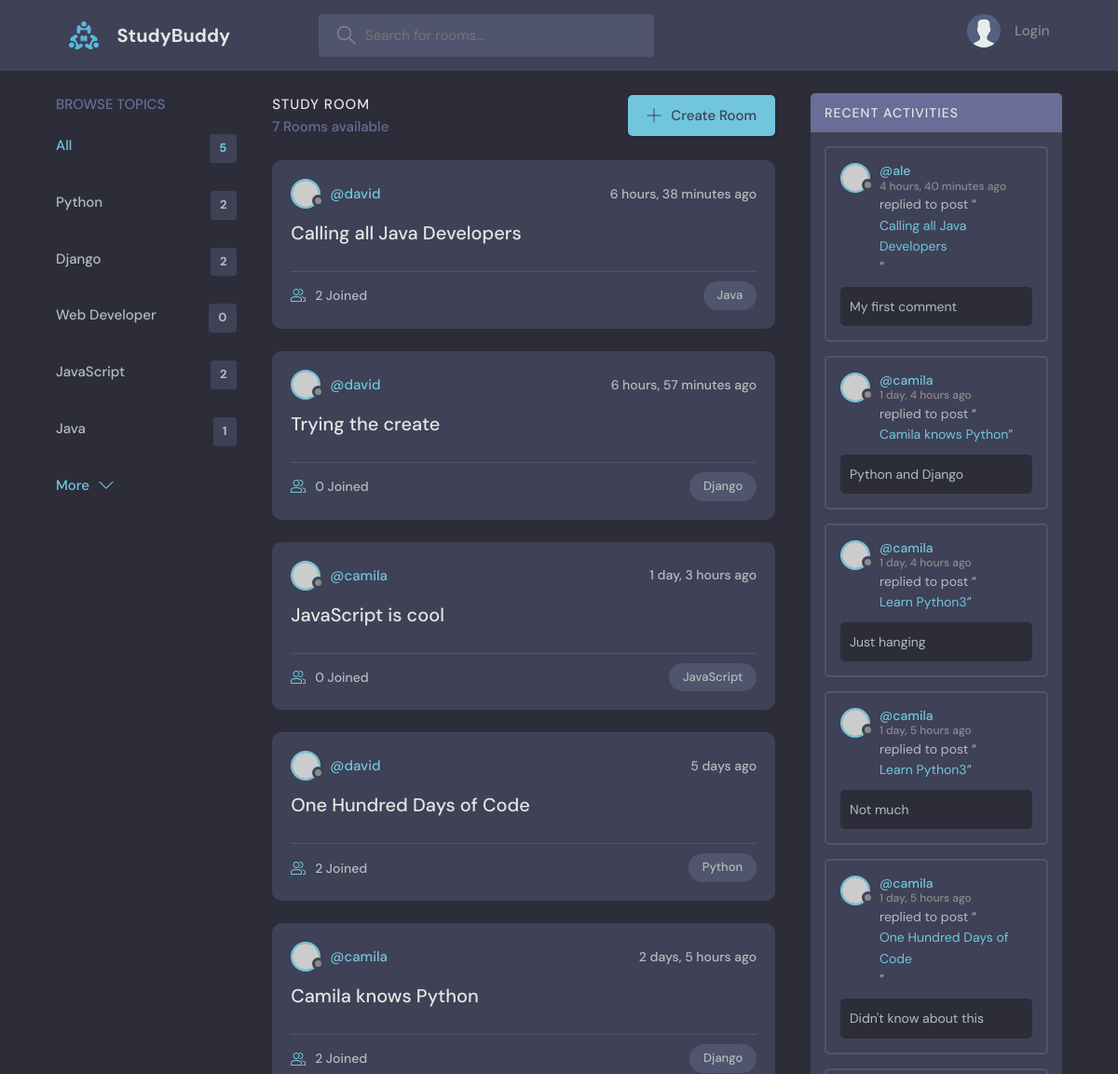
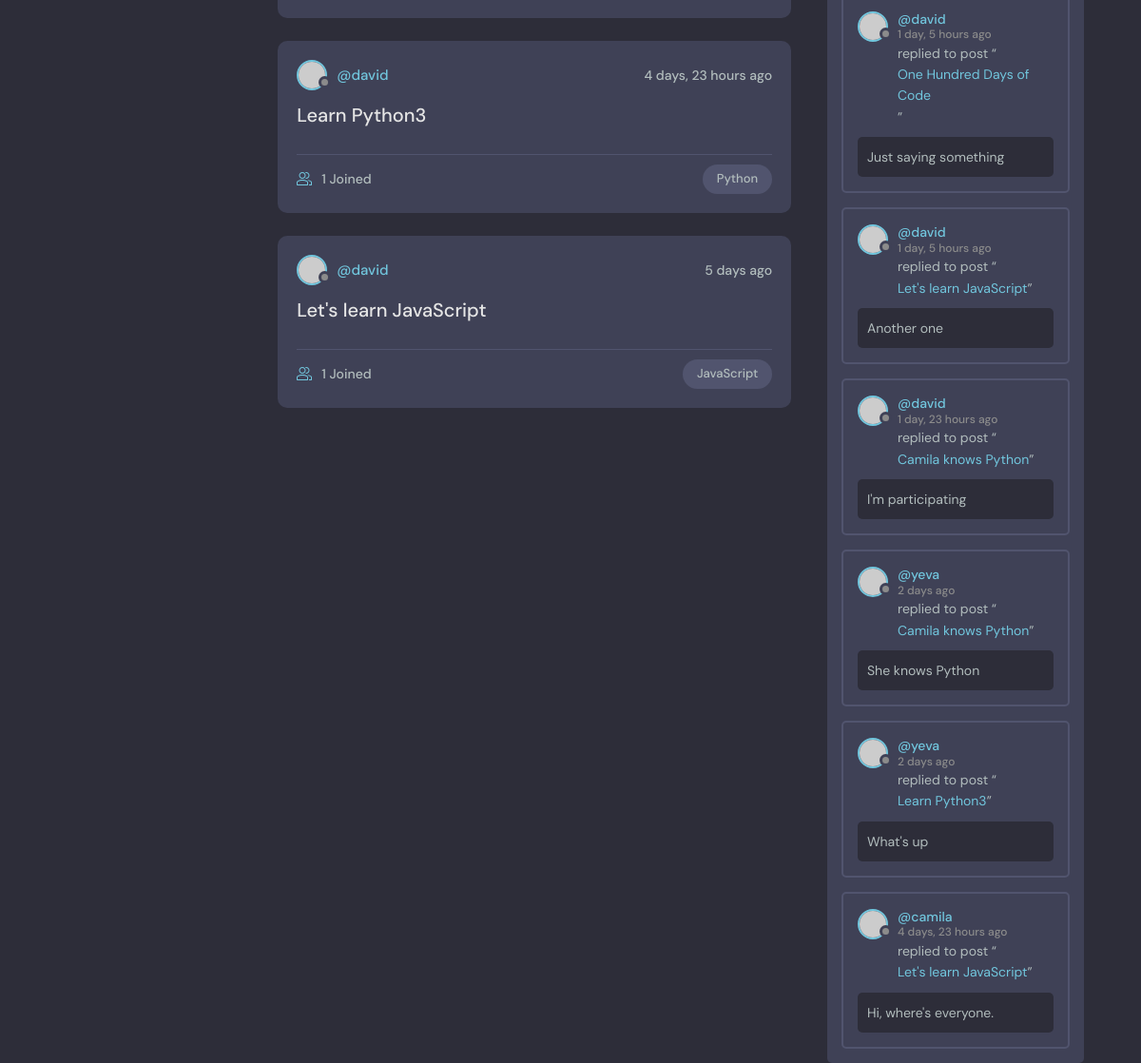
The page / on the database its author committed (2 pictures, top to bottom).
### base/models.py (models this page shows, shortened)
class Topic(models.Model):
    name = models.CharField(max_length=200)

class Room(models.Model):
    host = models.ForeignKey(User, on_delete=models.SET_NULL, null=True)
    topic = models.ForeignKey(Topic, on_delete=models.SET_NULL, null=True)
    name = models.CharField(max_length=200)
    description = models.TextField(null=True, blank=True)
    participants = models.ManyToManyField(User, related_name='participants', blank=True)
    updated = models.DateTimeField(auto_now=True)
    created = models.DateTimeField(auto_now_add=True)
    class Meta:
        ordering = ['-updated', '-created']
    def __str__(self):
        return self.name

class Message(models.Model):
    user = models.ForeignKey(User, on_delete=models.CASCADE)
    room = models.ForeignKey(Room, on_delete=models.CASCADE)
    body = models.TextField()
    updated = models.DateTimeField(auto_now=True)
    created = models.DateTimeField(auto_now_add=True)
    class Meta:
        ordering = ['-updated', '-created']

### base/views.py (the view)
# urls.py: path('', views.home, name='home'),
def home(request):
    q = request.GET.get('q') if request.GET.get('q') != None else ''
    rooms = Room.objects.filter(
        Q(topic__name__icontains=q) |
        Q(name__icontains=q ) |
        Q(description__icontains=q)
        )
    topics = Topic.objects.all()[0:5]
    room_count = rooms.count()
    room_messages = Message.objects.filter(Q(room__topic__name__icontains=q))
    context = {'rooms': rooms, 'topics': topics, 'room_count': room_count, 'room_messages': room_messages}
    return render(request, 'base/home.html', context)

### base/templates/base/home.html (shortened to what this page needs)
{% extends 'main.html' %}
{% block content %}
<main class="layout layout--3">
    <div class="container">
    {% include 'base/topics_component.html' %}
    <div class="roomList">
        <div class="roomList__header">
            <div>
                <h2>Study Room</h2>
                <p>{{room_count}} Rooms available</p>
            </div>
            <a class="btn btn--main" href="{% url 'create-room' %}">
                <svg version="1.1" xmlns="http://www.w3.org/2000/svg" width="32" height="32" viewBox="0 0 32 32">
                <title>add</title>
                <path
                    d="M16.943 0.943h-1.885v14.115h-14.115v1.885h14.115v14.115h1.885v-14.115h14.115v-1.885h-14.115v-14.115z"
                ></path>
                </svg>
                Create Room
            </a>
        </div>
        {% include 'base/feed_component.html' %}
    </div>
    {% include 'base/activity_component.html' %}
    </div>
</main>
{% endblock %}

### base/templates/base/topics_component.html
<div class="topics">
    <div class="topics__header">
    <h2>Browse Topics</h2>
    </div>
    <ul class="topics__list">
    <li>
        <a href="{% url 'home' %}" class="active">All <span>{{topics.count}}</span></a>
    </li>
    {% for topic in topics %}
    <li>
        <a href="{% url 'home' %}?q={{topic.name}}">{{topic.name}} <span>{{topic.room_set.all.count}}</span></a>
    </li>
    {% endfor %}
    </ul>
    <a class="btn btn--link" href="{% url 'topics' %}">
    More
    <svg version="1.1" xmlns="http://www.w3.org/2000/svg" width="32" height="32" viewBox="0 0 32 32">
        <title>chevron-down</title>
        <path d="M16 21l-13-13h-3l16 16 16-16h-3l-13 13z"></path>
    </svg>
    </a>
</div>

### base/templates/base/feed_component.html (shortened to what this page needs)
{% for room in rooms %}
<div class="roomListRoom">
    <div class="roomListRoom__header">
        <a href="{% url 'user-profile' room.host.id %}" class="roomListRoom__author">
        <div class="avatar avatar--small">
            <img src="https://randomuser.me/api/portraits/women/11.jpg" />
        </div>
        <span>@{{room.host.username}}</span>
        </a>
        <div class="roomListRoom__actions">
        <span>{{room.created|timesince}} ago</span>
        </div>
    </div>
    <div class="roomListRoom__content">
        <a href="{% url 'room' room.id %}">{{room.name}}</a>
    </div>
    <div class="roomListRoom__meta">
        <a href="{% url 'room' room.id %}" class="roomListRoom__joined">
        {{room.participants.all.count}} Joined
        </a>
        <p class="roomListRoom__topic">{{room.topic.name}}</p>
    </div>
</div>
{% endfor %}

### base/templates/base/activity_component.html (shortened to what this page needs)
<div class="activities">
    <div class="activities__header">
    <h2>Recent Activities</h2>
    </div>
    {% for message in room_messages %}
        <div class="activities__box">
        <div class="activities__boxHeader roomListRoom__header">
            <a href="{% url 'user-profile' message.user.id %}" class="roomListRoom__author">
            <div class="avatar avatar--small">
                <img src="https://randomuser.me/api/portraits/women/11.jpg" />
            </div>
            <p>
                @{{message.user}}
                <span>{{message.created|timesince}} ago</span>
            </p>
            </a>
        </div>
        <div class="activities__boxContent">
            <p>replied to post “<a href="{% url 'room' message.room.id %}">{{message.room}}</a>”</p>
            <div class="activities__boxRoomContent">
                {{message.body}}
            </div>
        </div>
        </div>
    {% endfor %}
</div>

### rows shown on the page
Topic: name "Python", room_set.all.count "2"
Topic: name "Django", room_set.all.count "2"
Topic: name "Web Developer", room_set.all.count "0"
Topic: name "JavaScript", room_set.all.count "2"
Topic: name "Java", room_set.all.count "1"
Room: host.username "david", created "6 hours, 38 minutes", name "Calling all Java Developers", participants.all.count "2", topic.name "Java"
Room: host.username "david", created "6 hours, 57 minutes", name "Trying the create", participants.all.count "0", topic.name "Django"
Room: host.username "camila", created "1 day, 3 hours", name "JavaScript is cool", participants.all.count "0", topic.name "JavaScript"
Room: host.username "david", created "5 days", name "One Hundred Days of Code", participants.all.count "2", topic.name "Python"
Room: host.username "camila", created "2 days, 5 hours", name "Camila knows Python", participants.all.count "2", topic.name "Django"
Room: host.username "david", created "4 days, 23 hours", name "Learn Python3", participants.all.count "1", topic.name "Python"
Room: host.username "david", created "5 days", name "Let's learn JavaScript", participants.all.count "1", topic.name "JavaScript"
Message: user "ale", created "4 hours, 40 minutes", room "Calling all Java Developers", body "My first comment"
Message: user "camila", created "1 day, 4 hours", room "Camila knows Python", body "Python and Django"
Message: user "camila", created "1 day, 4 hours", room "Learn Python3", body "Just hanging"
Message: user "camila", created "1 day, 5 hours", room "Learn Python3", body "Not much"
Message: user "camila", created "1 day, 5 hours", room "One Hundred Days of Code", body "Didn't know about this"
Message: user "david", created "1 day, 5 hours", room "One Hundred Days of Code", body "Just saying something"
Message: user "david", created "1 day, 5 hours", room "Let's learn JavaScript", body "Another one"
Message: user "david", created "1 day, 23 hours", room "Camila knows Python", body "I'm participating"
Message: user "yeva", created "2 days", room "Camila knows Python", body "She knows Python"
Message: user "yeva", created "2 days", room "Learn Python3", body "What's up"
Message: user "camila", created "4 days, 23 hours", room "Let's learn JavaScript", body "Hi, where's everyone."

### other values the page prints
{{ topics.count }} "5"
{{ room_count }} "7"
